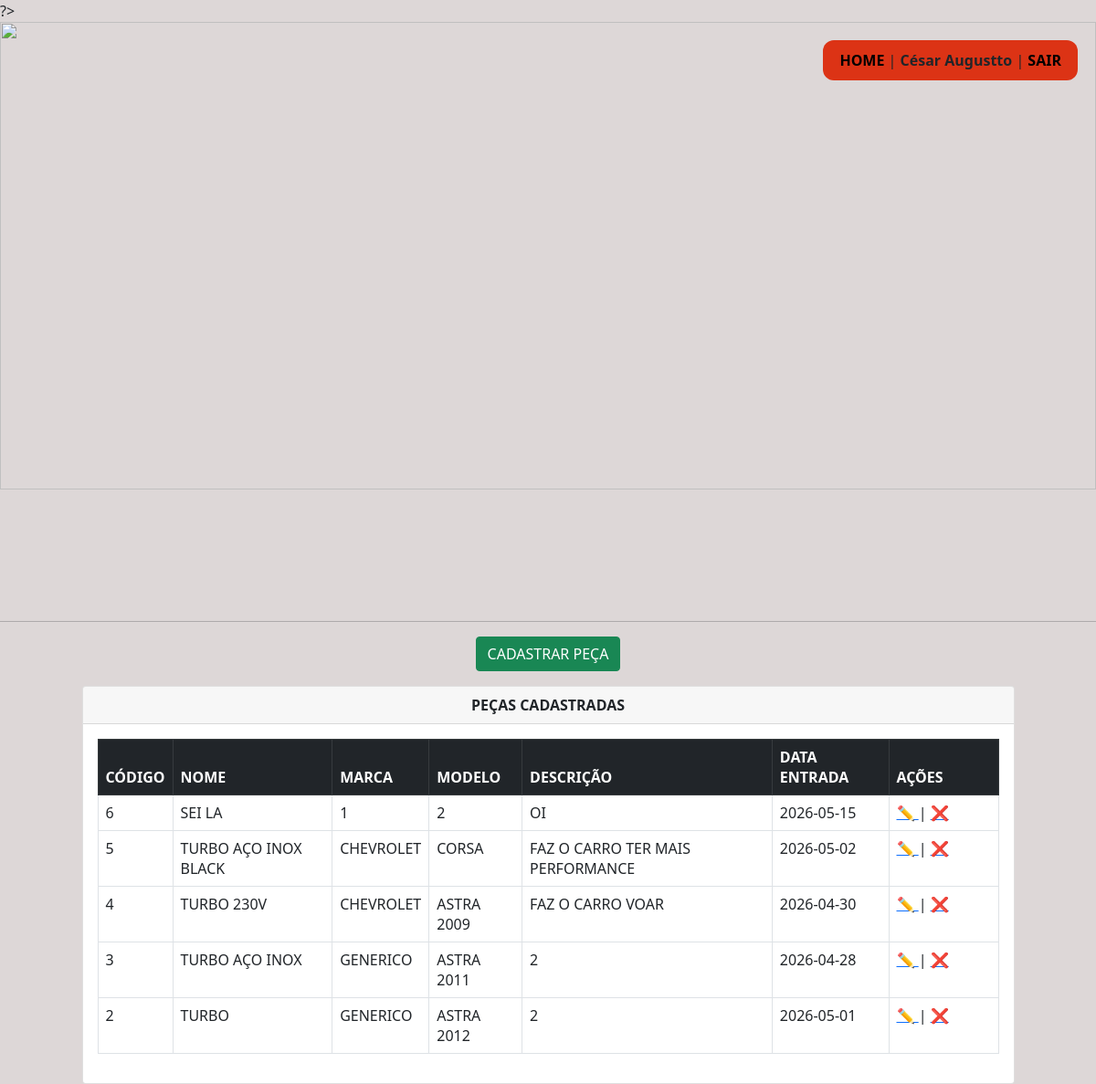
The page /pecas.php (signed in) on the database its author committed.
### tables this page shows
CREATE TABLE `pecas` (
  `codigo` int(11) NOT NULL,
  `nome` varchar(200) NOT NULL,
  `marca` varchar(150) NOT NULL,
  `modelo` varchar(255) NOT NULL,
  `descricao` varchar(255) NOT NULL,
  `data_entrada` date NOT NULL
);

### pecas.php (the view, shortened to what this page needs)
<?php
$nome = $_SESSION['nome'];
include 'conecta.php';
?>
<!DOCTYPE html>
<html lang="pt-br">
<head>
    <link href="https://cdn.jsdelivr.net/npm/bootstrap@5.0.2/dist/css/bootstrap.min.css" rel="stylesheet">
</head>
<body>
    <div class="topo">
        <img src="Imagens/banner mecanica.png" class="banner">
        <div class="header">
            <a href="mecanica.php">HOME</a> |
            <b><?= htmlspecialchars($nome) ?></b> |
            <a href="sair.php">SAIR</a>
        </div>
    </div>
    <hr>
    <div class="text-center my-3">
        <button class="btn btn-success" data-bs-toggle="modal" data-bs-target="#modalCadastrar">
            CADASTRAR PEÇA
        </button>
    </div>
    <div class="container">
        <div class="row justify-content-center">
            <div class="col-md-11">
                <div class="card">
                    <div class="card-header text-center text-uppercase">
                        <b>PEÇAS CADASTRADAS </b>
                    </div>
                    <div class="card-body">
                        <?php
$sql = "SELECT * FROM pecas ORDER BY codigo DESC";
$dados = $pdo->query($sql)->fetchAll(PDO::FETCH_ASSOC);
if(count($dados) > 0){
    echo "
    <table class='table table-hover table-bordered'>
        <thead class='table-dark'>
            <tr>
                <th>CÓDIGO</th>
                <th>NOME</th>
                <th>MARCA</th>
                <th>MODELO</th>
                <th>DESCRIÇÃO</th>
                <th>DATA ENTRADA</th>
                <th width='120'>AÇÕES</th>
            </tr>
        </thead>
        <tbody>
    ";
    foreach($dados as $item){
        $codigo = $item['codigo'];
        echo "
        <tr>
            <td>{$item['codigo']}</td>
            <td>{$item['nome']}</td>
            <td>{$item['marca']}</td>
            <td>{$item['modelo']}</td>
            <td>{$item['descricao']}</td>
            <td>{$item['data_entrada']}</td>
            <td>
                <a href='#'
                   data-bs-toggle='modal'
                   data-bs-target='#modalEditar'
                   data-id='$codigo'>
                    ✏️
                </a>
                |
                <a href='excluir_peca.php?codigo=$codigo'
                   onclick=\"return confirm('Deseja realmente excluir esta peça?')\">
                    ❌
                </a>
            </td>
        </tr>
        ";
    }
    echo "
        </tbody>
    </table>
    ";
}else{
    echo "<p class='text-danger'>NÃO EXISTEM PEÇAS CADASTRADAS</p>";
}
?>
                    </div>
                </div>
            </div>
        </div>
    </div>
</body>
</html>

### pecas.php (style rules this page uses)
body { background-color: #ddd7d7; margin: 0; padding: 0; }
.topo { position: relative; width: 100%; overflow: hidden; }
.banner { width: 100%; height: 80%; object-fit: cover; display: block; }
.header { position: absolute; top: 20px; right: 20px; background-color: rgba(221, 43, 11, 0.95); padding: 10px 18px; border-radius: 12px; z-index: 10; }
.header a { color: black; text-decoration: none; font-weight: bold; transition: 0.3s; }
.table { text-transform: uppercase; }

### rows shown on the page
pecas: codigo "6", nome "SEI LA", marca "1", modelo "2", descricao "OI", data_entrada "2026-05-15"
pecas: codigo "5", nome "TURBO AÇO INOX BLACK", marca "CHEVROLET", modelo "CORSA", descricao "FAZ O CARRO TER MAIS PERFORMANCE", data_entrada "2026-05-02"
pecas: codigo "4", nome "TURBO 230V", marca "CHEVROLET", modelo "ASTRA 2009", descricao "FAZ O CARRO VOAR", data_entrada "2026-04-30"
pecas: codigo "3", nome "TURBO AÇO INOX", marca "GENERICO", modelo "ASTRA 2011", descricao "2", data_entrada "2026-04-28"
pecas: codigo "2", nome "TURBO", marca "GENERICO", modelo "ASTRA 2012", descricao "2", data_entrada "2026-05-01"

### other values the page prints
$nome "César Augustto"
